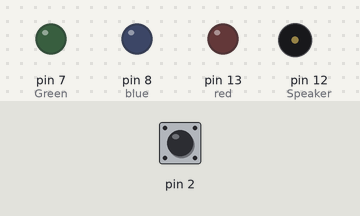
This sketch was run on a simulated Arduino Uno, built with avr-gcc and run on an emulated ATmega328P. Parts: output pins drawn as LEDs (lit = HIGH), buzzer (waves = sounding). Inputs (shaded band) come from the test bench; at power-on: pin 2 HIGH. What the sketch prints to the serial monitor is not drawn.

Above: at 3.2 s.
3.3 s: pin 2 pulled LOW for 1 s
At 4.6 s:
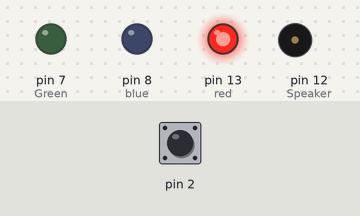
At 8.4 s:
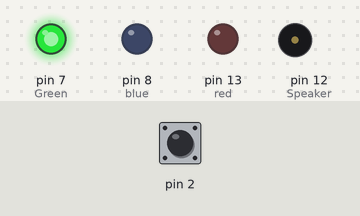
Timing chart, 0 to 9.9 s (numbered marks = the images above; inputs shaded):
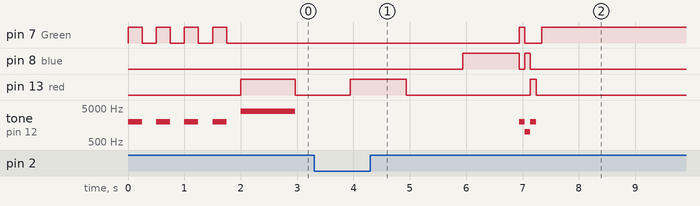

Measured:
- after the input at 3.3 s, pin 7 (Green): LOW → HIGH after 3.6 s, → LOW 0.10 s later, → HIGH 0.30 s later; pin 8 (blue): LOW → HIGH after 2.6 s, → LOW 1.0 s later, → HIGH 0.10 s later, → LOW 0.10 s later

The sketch:

time_bomb.ino
```cpp
#define red 13
#define Speaker 12
#define blue 8
#define Green 7

float times;
float delays = 1000;
float delays2 = 500;


void setup() {
  Serial.begin(9600);
  pinMode(red, OUTPUT);
  pinMode(Speaker, OUTPUT);
  pinMode(blue, OUTPUT);
  pinMode(Green, OUTPUT);
  pinMode(2, INPUT_PULLUP);
  myfunction();

}


void myfunction() {

  delays2 = delays2/2.0;

  digitalWrite(Green, HIGH);
  tone(Speaker, 2000, delays2);
  delay(delays2);
  digitalWrite(Green, LOW);
  delay(delays2);
  digitalWrite(Green, HIGH);
  tone(Speaker, 2000, delays2);
  delay(delays2);
  digitalWrite(Green, LOW);
  delay(delays2);
  digitalWrite(Green, HIGH);
  tone(Speaker, 2000, delays2);
  delay(delays2);
  digitalWrite(Green, LOW);
  delay(delays2);
  digitalWrite(Green, HIGH);
  tone(Speaker, 2000, delays2);
  delay(delays2);
  digitalWrite(Green, LOW);
  delay(delays2);

}


void loop() {
    Serial.println(digitalRead(2));
  delays = delays/1.03;

  if (times < 1200){
    times += 1;
    tone(Speaker, 4000, delays);
    digitalWrite(red, HIGH);
    delay(delays);
    digitalWrite(red, LOW);
    digitalWrite(Speaker, LOW);
    delay(delays);
  }

     if (times == 1200){
   tone(Speaker, 500, 3000);
   digitalWrite(blue, HIGH);
   delay(19999999);

    }


  if (digitalRead(2) == LOW){
      times = 1230;
      digitalWrite(red, HIGH);
      delay(1000);
      digitalWrite(red, LOW);
      delay(1000);
      digitalWrite(blue, HIGH);
      delay(1000);
      digitalWrite(blue, LOW);
      defuse();


  }


}


void defuse() {


      digitalWrite(Green, HIGH);
      tone(Speaker, 2000, 100);
      delay(100);
      digitalWrite(Green, LOW);
      digitalWrite(blue, HIGH);
      tone(Speaker, 1000, 100);
      delay(100);
      digitalWrite(blue, LOW);
      digitalWrite(red, HIGH);
      tone(Speaker, 2000, 100);
      delay(100);
      digitalWrite(red, LOW);
      delay(100);
      digitalWrite(Green, HIGH);
      delay(1999999);

}
```
